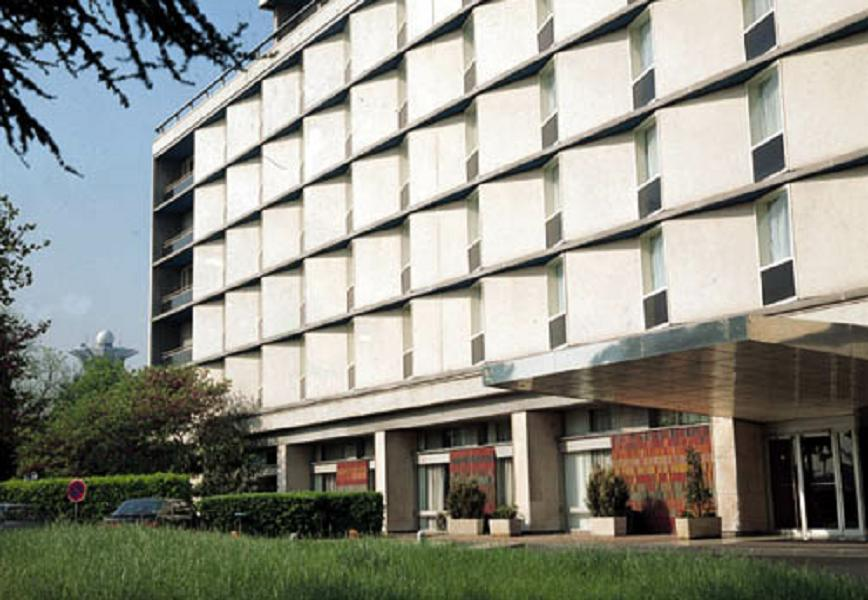
#> input picture Aula05_Lab/img/Laboratorio_4_2.jpg, 868 x 600 px, found by its file name
$ python Q_05.py
#> lines starting #> are read from the running program, lines starting #| are printed output that depends on the picture
"""
Questão 05:
Realize uma filtragem passa alta ideal na imagem Laboratorio_4_2.jpg utilizando a
Transformada de Fourier. Plote a imagem original, o espectro de frequência, a função de
transferência H e a imagem processada. Utilize uma frequência de corte F_corte=40.
"""

import matplotlib.pyplot as plt
import numpy as np
from scipy.fftpack import fft2, fftshift, ifft2, ifftshift
from skimage import color, io

# Carrega a imagem
img = io.imread('./img/Laboratorio_4_2.jpg')
#> img is the input picture: shape (600, 868, 3); mean R, G, B 142.9, 143.6, 133.7

# Converte a imagem para escala de cinza, se necessário
if img.ndim == 3:
    img = color.rgb2gray(img)
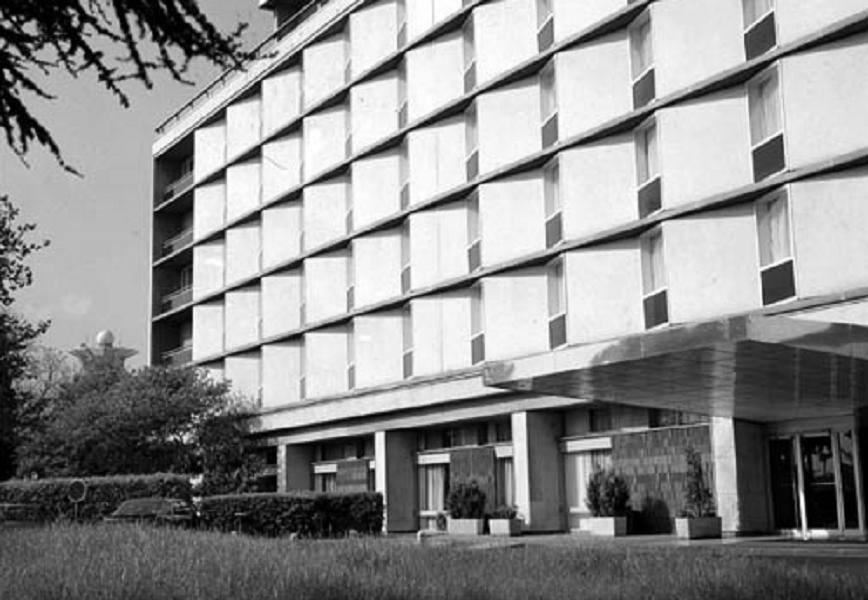
#> img: shape (600, 868) float64; min 0, max 1, mean 0.56

# Calcula a Transformada de Fourier 2D da imagem
F = fft2(img)

# Desloca a frequência zero para o centro da imagem
F = fftshift(F)

# Calcula a função de transferência H
M, N = img.shape
#> M = 600; N = 868
X, Y = np.meshgrid(np.arange(N), np.arange(M))
D = np.sqrt((X - N/2)**2 + (Y - M/2)**2)
Fcorte = 40
H = np.where(D > Fcorte, 1, 0)

# Aplica a filtragem passa alta ideal na Transformada de Fourier
G = F * H

# Desloca a frequência zero para a posição original
G = ifftshift(G)

# Calcula a Transformada Inversa de Fourier 2D da imagem filtrada
g = ifft2(G)

# Normaliza a imagem filtrada
g = np.real(g)
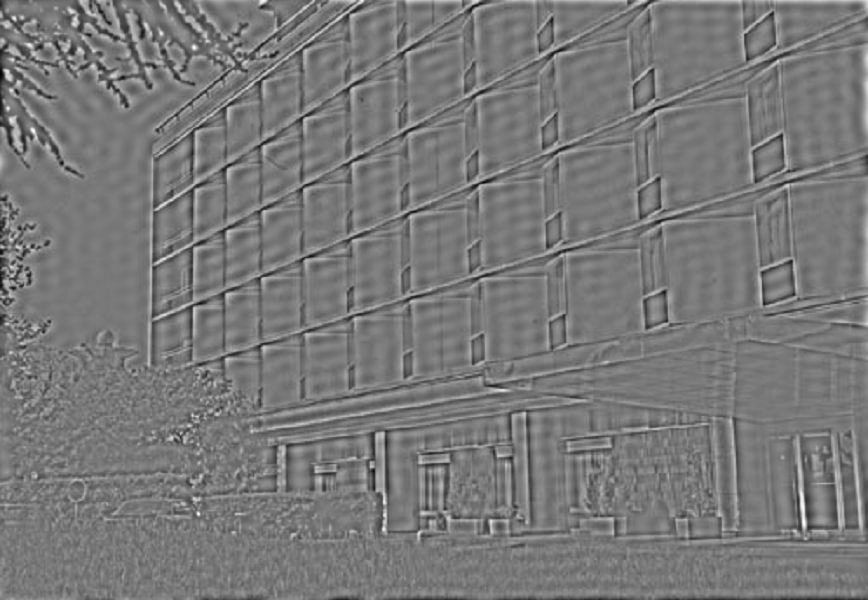
#> g: shape (600, 868) float64; min -0.59, max 0.652, mean -2.18e-19; drawn with min black and max white
g = (g - g.min()) / (g.max() - g.min()) * 255

# Plota a imagem original, o espectro de frequência, a função de transferência H e a imagem filtrada
fig, axs = plt.subplots(2, 2, figsize=(8, 8))
axs[0, 0].imshow(img, cmap='gray')
axs[0, 0].set_title('Imagem original')
axs[0, 1].imshow(np.log10(1 + np.abs(F)), cmap='gray')
axs[0, 1].set_title('Espectro de frequência')
axs[1, 0].imshow(H, cmap='gray')
axs[1, 0].set_title('Função de transferência H')
axs[1, 1].imshow(g, cmap='gray')
axs[1, 1].set_title('Imagem filtrada')
for ax in axs.flat:
    ax.axis('off')

plt.tight_layout()  # Ajuste automático no espaçamento entre subplots
plt.show()  # Exibindo todas as imagens criadas.
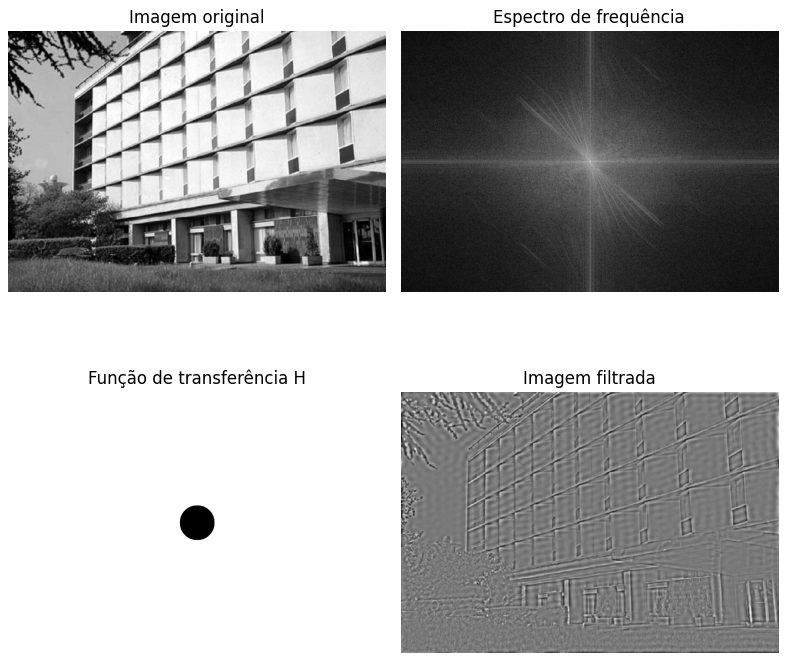
#> figure drawn by matplotlib, 4 panels

$ run again, with Aula05_Lab/img/Laboratorio_4_1.tif saved as Aula05_Lab/img/Laboratorio_4_2.jpg
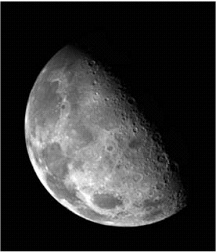
#> input picture Aula05_Lab/img/Laboratorio_4_1.tif, 216 x 252 px, found by its file name
#> img is the input picture: shape (252, 216); min 0, max 255, mean 48.3
#> `g = np.real(g)`:
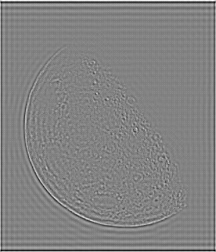
#> g: shape (252, 216) float64; min -111, max 105.3, mean 0; drawn with min black and max white
#> `plt.show()`:
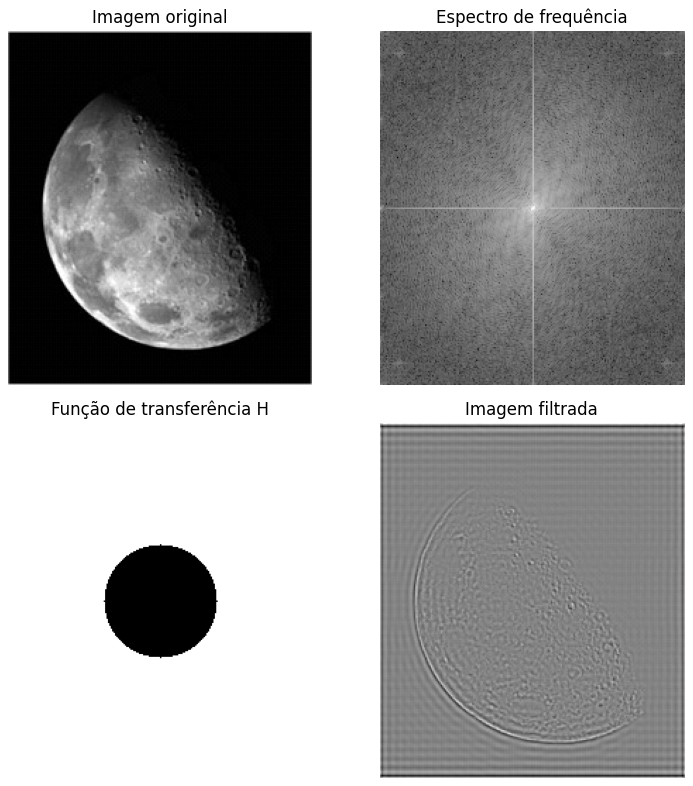
#> figure drawn by matplotlib, 4 panels

$ run again, with Aula05_Lab/img/Laboratorio_5_2.png saved as Aula05_Lab/img/Laboratorio_4_2.jpg
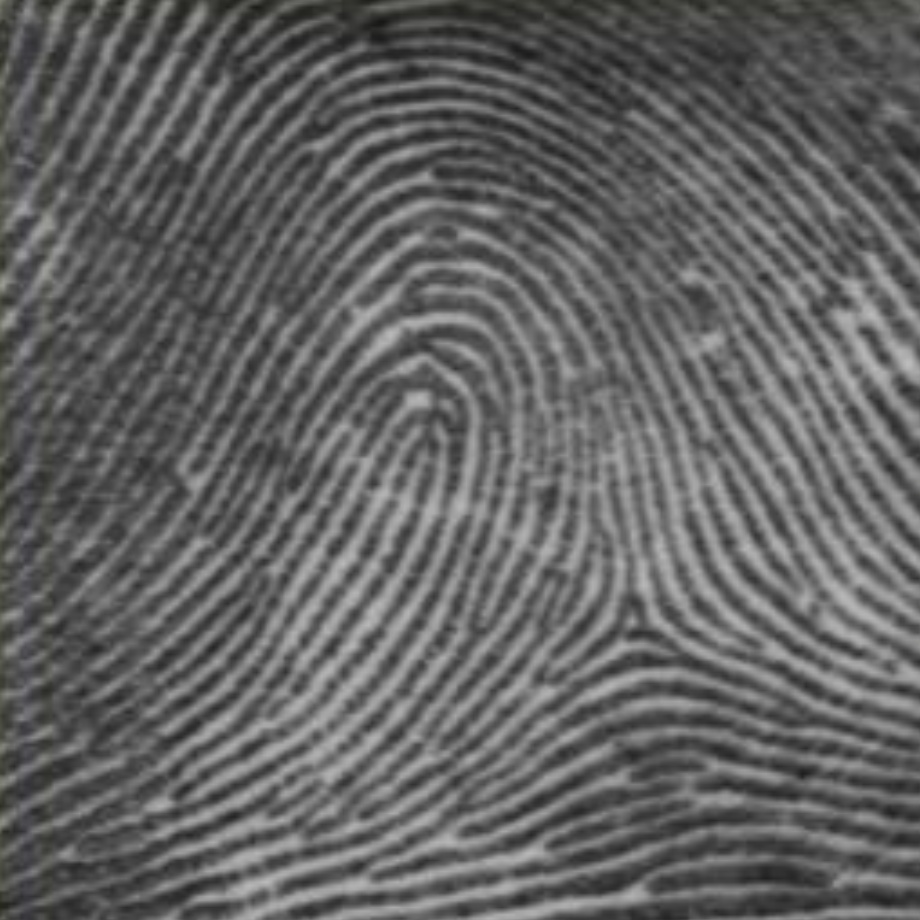
#> input picture Aula05_Lab/img/Laboratorio_5_2.png, 920 x 920 px, found by its file name
#> img is the input picture: shape (920, 920, 3); mean R, G, B 98.7, 98.7, 98.5
#> img: shape (920, 920) float64
#> `g = np.real(g)`:
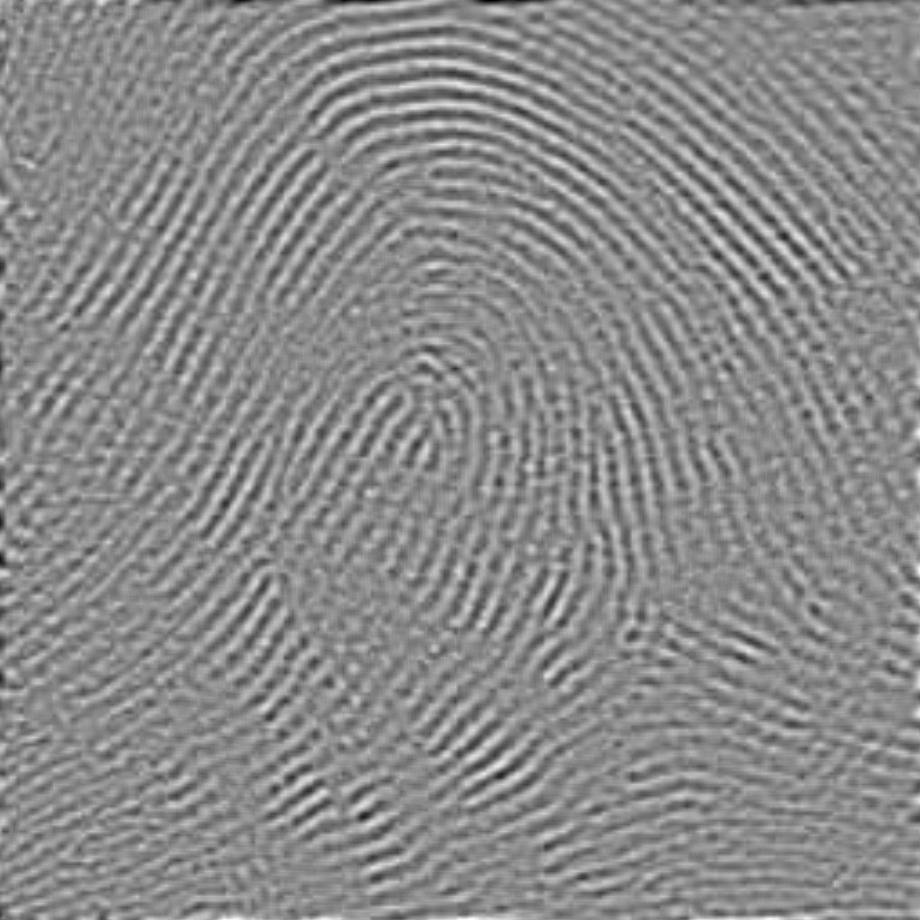
#> g: shape (920, 920) float64; min -0.286, max 0.239, mean 1.68e-20; drawn with min black and max white
#> `plt.show()`:
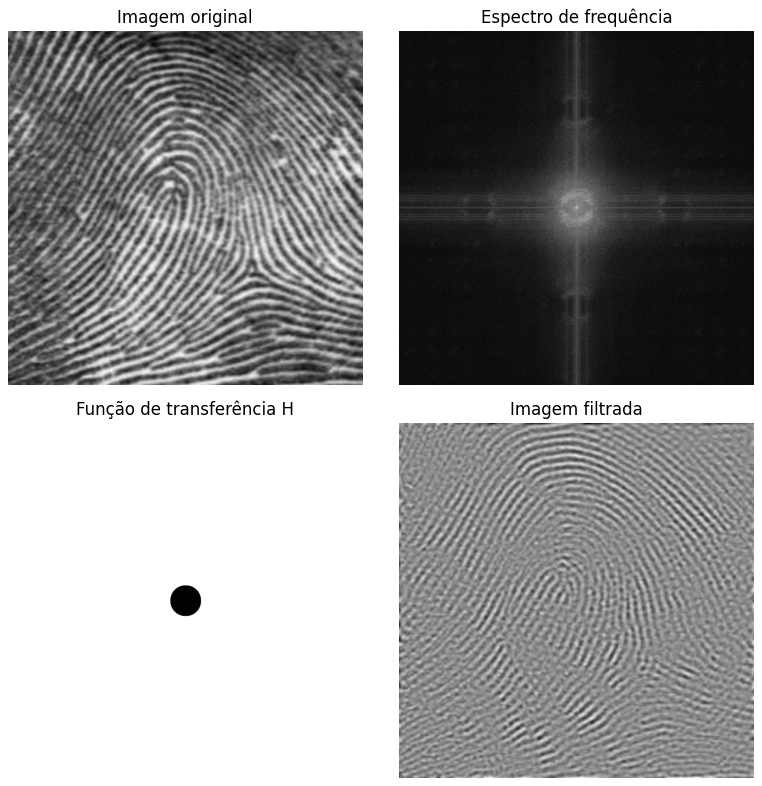
#> figure drawn by matplotlib, 4 panels
